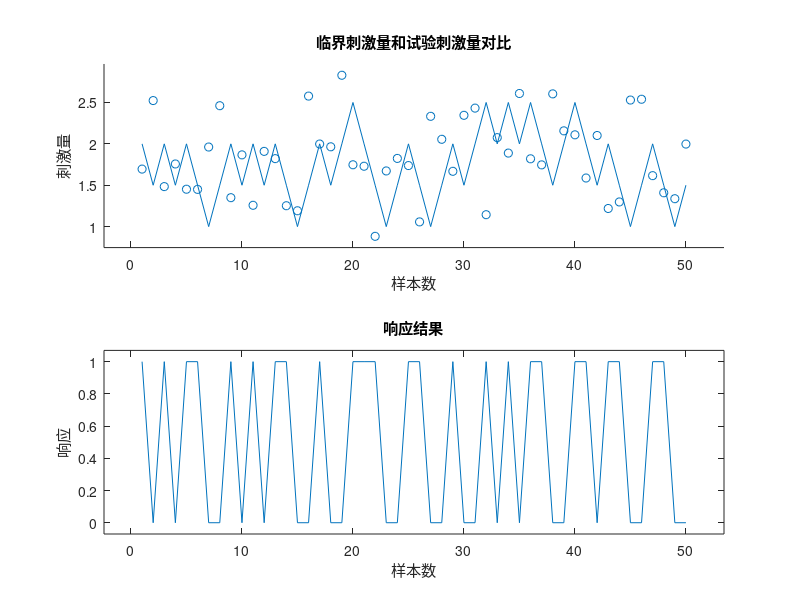

MATLAB code to generate this figure: (Note: this script raises an error after producing the figure.)
%% 2022.1.12- 尝试复现蒙特卡洛升降法
% 
% %% 生成正态随机数
% x = normrnd(1.95, 0.5, 10000, 1)
% % dfittool
% [fp, xp] = ecdf(x)
% ecdfhist(fp, xp, 50)
% hold on
% t = linspace(0, max(x), 100)
% y = normpdf(t, 1.95,0.5)
% plot(t, y, 'g','linewidth',3)
% xlabel('x')
% ylabel('f(x)')
% legend('频率','概率密度')

n = 50; %样本量

% xci为生成正态随机数
% 疑问：mu和sigma的值如何确定？？ 应该来源于真实实验的真值？
xc = normrnd(1.95, 0.5, 1, n);

x = zeros(1,n); %存放xi
x(1) = 2; %设置x1为2
d = 0.5; %设置步长d
y = zeros(1,n); %存放响应值0或1

% 第一次样本试验测试
% if x(1) >= xc(1)
%     y(1) = 1;
%     x(2) = x(1)-d;
% else 
%     y(1) = 0;
%     x(2) = x(1)+d;
% end

for i = 1:n
    if x(i) >= xc(i)
        y(i) = 1;
        x(i+1) = x(i)-d;
    else
        y(i) = 0;
        x(i+1) = x(i)+d;
    end
end
x(:,51) = []; %删除生成的x(51)

% 判定数据有效性：刺激量个数应为4-7个
s = (max(x)-min(x))/d + 1;
if s>=4 || s<=7  
    fprintf('刺激量个数为%d,数据有效\n', s);
else
    fprintf('刺激量个数为%d,数据无效\n', s);
end

mu1 = mean(x);
sigma1 = std(x);

%响应概率
prob = (length(find(y==1)))/n;

% 可视化
xzhou = 1:1:n;
subplot(2,1,1); scatter(xzhou,xc); hold on; plot(xzhou,x); 
xlabel('样本数'); ylabel('刺激量'); title('临界刺激量和试验刺激量对比'); axis padded

subplot(2,1,2); plot(xzhou,y) 
xlabel('样本数'); ylabel('响应'); title('响应结果'); ylim([0 1]); axis padded

%% 导出数据
xlswrite( 'E:\MATLAB\MyMatlab\QMU\test2022_1\test1.xlsx', xc, 'sheet1', 'A1:AX1')
xlswrite( 'E:\MATLAB\MyMatlab\QMU\test2022_1\test1.xlsx', x,  'sheet1', 'A2:AX2')
xlswrite( 'E:\MATLAB\MyMatlab\QMU\test2022_1\test1.xlsx', y,  'sheet1', 'A3:AX3')
disp('success')